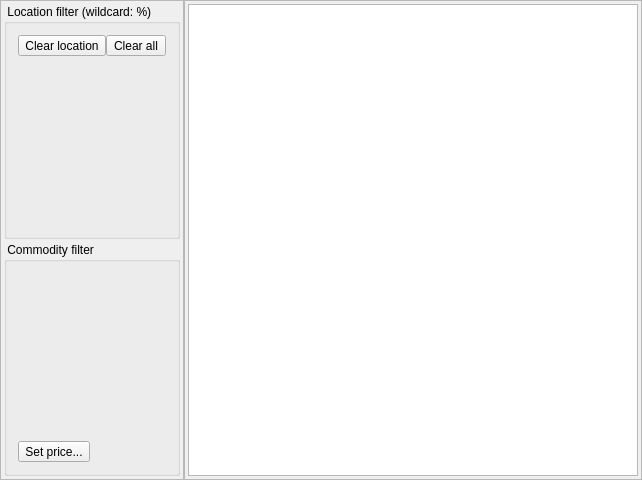
<?xml version="1.0" encoding="UTF-8"?>
<ui version="4.0">
 <class>MainWindow</class>
 <widget class="QMainWindow" name="MainWindow">
  <property name="geometry">
   <rect>
    <x>0</x>
    <y>0</y>
    <width>642</width>
    <height>480</height>
   </rect>
  </property>
  <property name="windowTitle">
   <string>MainWindow</string>
  </property>
  <widget class="QWidget" name="centralWidget">
   <layout class="QHBoxLayout" name="horizontalLayout_2">
    <property name="spacing">
     <number>0</number>
    </property>
    <property name="leftMargin">
     <number>0</number>
    </property>
    <property name="topMargin">
     <number>0</number>
    </property>
    <property name="rightMargin">
     <number>0</number>
    </property>
    <property name="bottomMargin">
     <number>0</number>
    </property>
    <item>
     <widget class="QFrame" name="frame">
      <property name="minimumSize">
       <size>
        <width>150</width>
        <height>0</height>
       </size>
      </property>
      <property name="maximumSize">
       <size>
        <width>300</width>
        <height>16777215</height>
       </size>
      </property>
      <property name="frameShape">
       <enum>QFrame::StyledPanel</enum>
      </property>
      <property name="frameShadow">
       <enum>QFrame::Raised</enum>
      </property>
      <layout class="QVBoxLayout" name="verticalLayout_2">
       <property name="spacing">
        <number>3</number>
       </property>
       <property name="leftMargin">
        <number>3</number>
       </property>
       <property name="topMargin">
        <number>3</number>
       </property>
       <property name="rightMargin">
        <number>3</number>
       </property>
       <property name="bottomMargin">
        <number>3</number>
       </property>
       <item>
        <widget class="QGroupBox" name="groupBox">
         <property name="sizePolicy">
          <sizepolicy hsizetype="Preferred" vsizetype="Minimum">
           <horstretch>0</horstretch>
           <verstretch>0</verstretch>
          </sizepolicy>
         </property>
         <property name="title">
          <string> Location filter (wildcard: %)</string>
         </property>
         <layout class="QVBoxLayout" name="verticalLayout_3">
          <item>
           <layout class="QHBoxLayout" name="horizontalLayout">
            <property name="spacing">
             <number>0</number>
            </property>
            <property name="sizeConstraint">
             <enum>QLayout::SetMaximumSize</enum>
            </property>
            <item>
             <widget class="QToolButton" name="clearToolButton">
              <property name="sizePolicy">
               <sizepolicy hsizetype="Minimum" vsizetype="Maximum">
                <horstretch>0</horstretch>
                <verstretch>0</verstretch>
               </sizepolicy>
              </property>
              <property name="text">
               <string>Clear location</string>
              </property>
             </widget>
            </item>
            <item>
             <widget class="QToolButton" name="toolButton_2">
              <property name="sizePolicy">
               <sizepolicy hsizetype="Minimum" vsizetype="Maximum">
                <horstretch>0</horstretch>
                <verstretch>0</verstretch>
               </sizepolicy>
              </property>
              <property name="text">
               <string>Clear all</string>
              </property>
             </widget>
            </item>
           </layout>
          </item>
          <item>
           <widget class="CSelectHelper" name="widget" native="true">
            <property name="sizePolicy">
             <sizepolicy hsizetype="Preferred" vsizetype="Maximum">
              <horstretch>0</horstretch>
              <verstretch>0</verstretch>
             </sizepolicy>
            </property>
            <property name="maximumSize">
             <size>
              <width>16777215</width>
              <height>150</height>
             </size>
            </property>
           </widget>
          </item>
          <item>
           <widget class="CSelectHelper" name="widget_2" native="true">
            <property name="sizePolicy">
             <sizepolicy hsizetype="Preferred" vsizetype="Maximum">
              <horstretch>0</horstretch>
              <verstretch>0</verstretch>
             </sizepolicy>
            </property>
            <property name="maximumSize">
             <size>
              <width>16777215</width>
              <height>150</height>
             </size>
            </property>
           </widget>
          </item>
         </layout>
        </widget>
       </item>
       <item>
        <widget class="QGroupBox" name="groupBox_2">
         <property name="title">
          <string> Commodity filter </string>
         </property>
         <layout class="QVBoxLayout" name="verticalLayout_4">
          <item>
           <widget class="CSelectHelper" name="widget_3" native="true"/>
          </item>
          <item>
           <widget class="QToolButton" name="toolButton">
            <property name="text">
             <string>Set price...</string>
            </property>
           </widget>
          </item>
         </layout>
        </widget>
       </item>
      </layout>
     </widget>
    </item>
    <item>
     <widget class="QFrame" name="frame_2">
      <property name="minimumSize">
       <size>
        <width>0</width>
        <height>0</height>
       </size>
      </property>
      <property name="frameShape">
       <enum>QFrame::StyledPanel</enum>
      </property>
      <property name="frameShadow">
       <enum>QFrame::Raised</enum>
      </property>
      <layout class="QVBoxLayout" name="verticalLayout">
       <property name="spacing">
        <number>3</number>
       </property>
       <property name="leftMargin">
        <number>3</number>
       </property>
       <property name="topMargin">
        <number>3</number>
       </property>
       <property name="rightMargin">
        <number>3</number>
       </property>
       <property name="bottomMargin">
        <number>3</number>
       </property>
       <item>
        <widget class="QTableView" name="tableView">
         <property name="selectionMode">
          <enum>QAbstractItemView::SingleSelection</enum>
         </property>
         <property name="selectionBehavior">
          <enum>QAbstractItemView::SelectRows</enum>
         </property>
        </widget>
       </item>
      </layout>
     </widget>
    </item>
   </layout>
  </widget>
 </widget>
 <layoutdefault spacing="6" margin="11"/>
 <customwidgets>
  <customwidget>
   <class>CSelectHelper</class>
   <extends>QWidget</extends>
   <header>CSelectHelper.h</header>
   <container>1</container>
  </customwidget>
 </customwidgets>
 <resources/>
 <connections/>
</ui>
